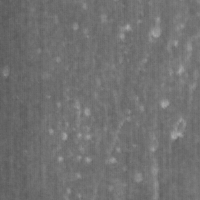
#> input picture lbc/test/left_0015/jub/01bmp.bmp, 200 x 200 px; the run also reads 1 picture not shown here
$ python showimg.py
#> lines starting #> are read from the running program, lines starting #| are printed output that depends on the picture
import numpy as np
from PIL import Image
import matplotlib.pyplot as plt

im1 = np.array(Image.open('01bmp.bmp'))
#> im1 is the input picture: shape (200, 200, 3); min 88, max 166, mean 113
im2 = np.array(Image.open('02cbc.bmp'))
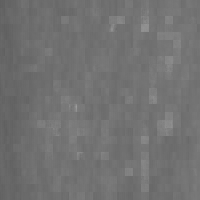
#> input picture lbc/test/left_0015/jub/02cbc.bmp, 200 x 200 px
#> im2 is the input picture: shape (200, 200, 3); min 95, max 158, mean 113.5
im3 = np.array(Image.open('03cbcmp.bmp'))
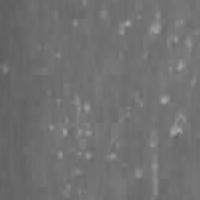
#> input picture lbc/test/left_0015/jub/03cbcmp.bmp, 200 x 200 px
#> im3 is the input picture: shape (200, 200, 3); min 92, max 167, mean 112.7
im4 = np.array(Image.open('04j2k.bmp'))

f, ((a1, a2), (a3, a4)) = plt.subplots(2, 2)
f.subplots_adjust(wspace=-0.2)
plt.gray()
a1.imshow(im1)
a1.axis('off')
a1.set_title('BMP', fontsize=10)
a2.imshow(im2)
a2.axis('off')
a2.set_title('CBC', fontsize=10)
a3.imshow(im3)
a3.axis('off')
a3.set_title('CBC-MP', fontsize=10)
a4.imshow(im4)
a4.axis('off')
a4.set_title('J2K', fontsize=10)
plt.show()
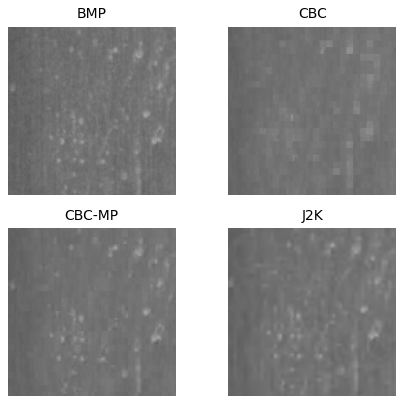
#> figure drawn by matplotlib, 4 panels
